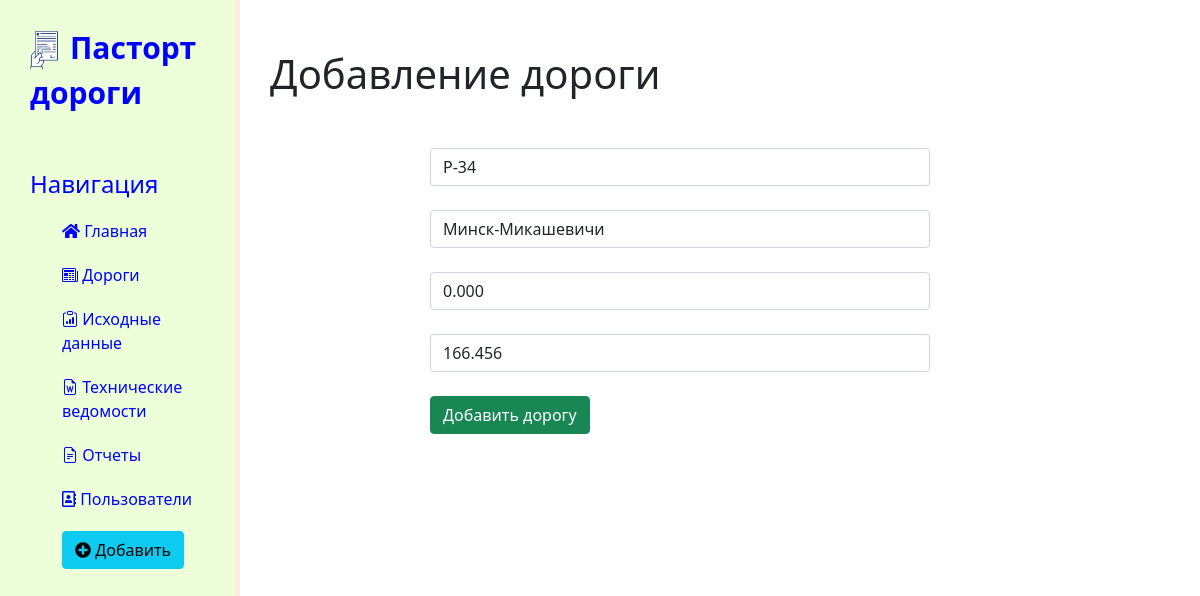
The app's page /news/9/update with its own data.
### news/models.py (models this page shows, shortened)
class Articles(models.Model):
    troad = models.CharField('Титул дороги', max_length=10)
    nroad = models.CharField('Тиутльное наименование дороги', max_length=250)
    n_km = models.DecimalField('Начало участка', max_digits=7, decimal_places=3)
    k_km = models.DecimalField('Конец участка', max_digits=7, decimal_places=3)
    class Meta:
        verbose_name = 'Дорога'
        verbose_name_plural = 'Дороги'

### news/views.py (the view)
# urls.py: path('<int:pk>/update',views.NewsUpdateView.as_view(), name='news-update'),
class NewsUpdateView(UpdateView):
    model = Articles
    template_name = 'news/create.html'
    form_class = ArticlesForm

### news/forms.py
class ArticlesForm(ModelForm):
    class Meta:
        model = Articles
        fields = ['troad', 'nroad', 'n_km', 'k_km']
        widgets = {
            "troad": TextInput(attrs={
                'class': 'form-control',
                'placeholder': 'Титул дороги'
            }),
            "nroad": TextInput(attrs={
                'class': 'form-control',
                'placeholder': 'Наименование дороги'
            }),
            "n_km": NumberInput(attrs={
                'class': 'form-control',
                'placeholder': 'Начало дороги, км',
                'decimal_places': 3
            }),
            "k_km": NumberInput(attrs={
                'class': 'form-control',
                'placeholder': 'Конец дороги, км',
                'decimal_places': 3
            }),
        }

### news/templates/news/create.html (shortened to what this page needs)
{% extends 'main/layout.html' %}
{% block  content %}
<div class="features">
    <h1>Добавление дороги</h1>
    <form method="post">
        {{ form.troad }}<br>
        {{ form.nroad }}<br>
        {{ form.n_km }}<br>
        {{ form.k_km }}<br>
        <button class = "btn btn-success" type="submit">Добавить дорогу</button>
    </form>
</div>
{% endblock %}

### main/static/main/css/main.css (style rules this page uses)
body { background: #FFFFFF; }
main .features { float: left; margin-top: 50px; margin-left: 30px; }
form { margin-left: 32%; width: 500px; margin-top: 50px; }

### records on screen
Articles: troad "Р-34", nroad "Минск-Микашевичи", n_km "0.000", k_km "166.456"
